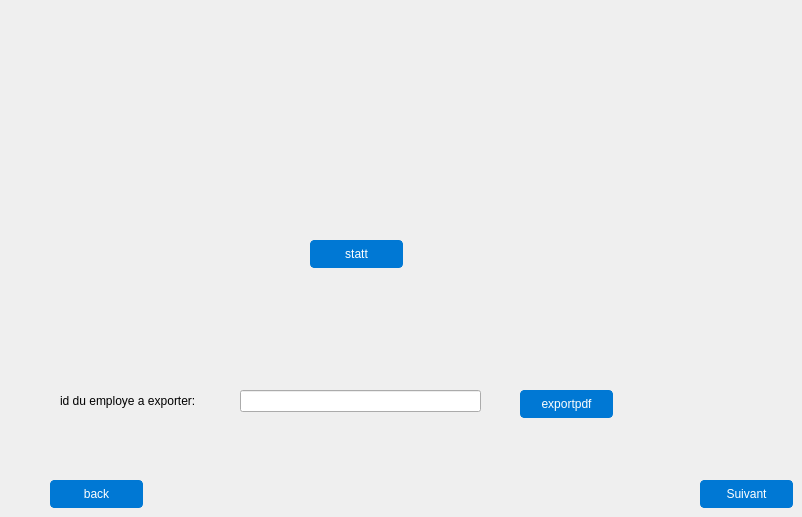
             <widget class="QWidget" name="page_11">
              <widget class="QPushButton" name="exportpdfb">
               <property name="geometry">
                <rect>
                 <x>520</x>
                 <y>390</y>
                 <width>93</width>
                 <height>28</height>
                </rect>
               </property>
               <property name="styleSheet">
                <string notr="true">QPushButton {

background-color: #0078D4; /* Button background color similar to Windows */

color: #FFFFFF; /* Button text color */

border: 1px solid #0078D4; /* Button border color */

border-radius: 4px; /* Button border radius */

padding: 6px 12px; /* Button padding */

}



QPushButton:hover {

background-color: #00559B; /* Hovered button background color */

border: 1px solid #00559B; /* Hovered button border color */

}



QPushButton:pressed {

background-color: #003C75; /* Pressed button background color */

border: 1px solid #003C75; /* Pressed button border color */

}



QPushButton:focus {

border: 1px solid #0078D4; /* Focused button border color */

outline: none; /* Remove the focus outline */

}</string>
               </property>
               <property name="text">
                <string>exportpdf</string>
               </property>
              </widget>
              <widget class="QLineEdit" name="ll">
               <property name="geometry">
                <rect>
                 <x>240</x>
                 <y>390</y>
                 <width>241</width>
                 <height>22</height>
                </rect>
               </property>
              </widget>
              <widget class="QLabel" name="label_26">
               <property name="geometry">
                <rect>
                 <x>60</x>
                 <y>390</y>
                 <width>221</width>
                 <height>21</height>
                </rect>
               </property>
               <property name="text">
                <string>id du employe a exporter:</string>
               </property>
              </widget>
              <widget class="QPushButton" name="bac_4">
               <property name="geometry">
                <rect>
                 <x>50</x>
                 <y>480</y>
                 <width>93</width>
                 <height>28</height>
                </rect>
               </property>
               <property name="styleSheet">
                <string notr="true">QPushButton {

background-color: #0078D4; /* Button background color similar to Windows */

color: #FFFFFF; /* Button text color */

border: 1px solid #0078D4; /* Button border color */

border-radius: 4px; /* Button border radius */

padding: 6px 12px; /* Button padding */

}



QPushButton:hover {

background-color: #00559B; /* Hovered button background color */

border: 1px solid #00559B; /* Hovered button border color */

}



QPushButton:pressed {

background-color: #003C75; /* Pressed button background color */

border: 1px solid #003C75; /* Pressed button border color */

}



QPushButton:focus {

border: 1px solid #0078D4; /* Focused button border color */

outline: none; /* Remove the focus outline */

}</string>
               </property>
               <property name="text">
                <string>back</string>
               </property>
              </widget>
              <widget class="QPushButton" name="stat">
               <property name="geometry">
                <rect>
                 <x>310</x>
                 <y>240</y>
                 <width>93</width>
                 <height>28</height>
                </rect>
               </property>
               <property name="styleSheet">
                <string notr="true">QPushButton {

background-color: #0078D4; /* Button background color similar to Windows */

color: #FFFFFF; /* Button text color */

border: 1px solid #0078D4; /* Button border color */

border-radius: 4px; /* Button border radius */

padding: 6px 12px; /* Button padding */

}



QPushButton:hover {

background-color: #00559B; /* Hovered button background color */

border: 1px solid #00559B; /* Hovered button border color */

}



QPushButton:pressed {

background-color: #003C75; /* Pressed button background color */

border: 1px solid #003C75; /* Pressed button border color */

}



QPushButton:focus {

border: 1px solid #0078D4; /* Focused button border color */

outline: none; /* Remove the focus outline */

}</string>
               </property>
               <property name="text">
                <string>statt</string>
               </property>
              </widget>
              <widget class="QLabel" name="malelabel">
               <property name="geometry">
                <rect>
                 <x>110</x>
                 <y>120</y>
                 <width>181</width>
                 <height>31</height>
                </rect>
               </property>
               <property name="text">
                <string/>
               </property>
              </widget>
              <widget class="QLabel" name="femalelabel">
               <property name="geometry">
                <rect>
                 <x>425</x>
                 <y>126</y>
                 <width>161</width>
                 <height>20</height>
                </rect>
               </property>
               <property name="text">
                <string/>
               </property>
              </widget>
              <widget class="QPushButton" name="suivant_5">
               <property name="geometry">
                <rect>
                 <x>700</x>
                 <y>480</y>
                 <width>93</width>
                 <height>28</height>
                </rect>
               </property>
               <property name="styleSheet">
                <string notr="true">QPushButton {

background-color: #0078D4; /* Button background color similar to Windows */

color: #FFFFFF; /* Button text color */

border: 1px solid #0078D4; /* Button border color */

border-radius: 4px; /* Button border radius */

padding: 6px 12px; /* Button padding */

}



QPushButton:hover {

background-color: #00559B; /* Hovered button background color */

border: 1px solid #00559B; /* Hovered button border color */

}



QPushButton:pressed {

background-color: #003C75; /* Pressed button background color */

border: 1px solid #003C75; /* Pressed button border color */

}



QPushButton:focus {

border: 1px solid #0078D4; /* Focused button border color */

outline: none; /* Remove the focus outline */

}</string>
               </property>
               <property name="text">
                <string>Suivant</string>
               </property>
              </widget>
             </widget>
